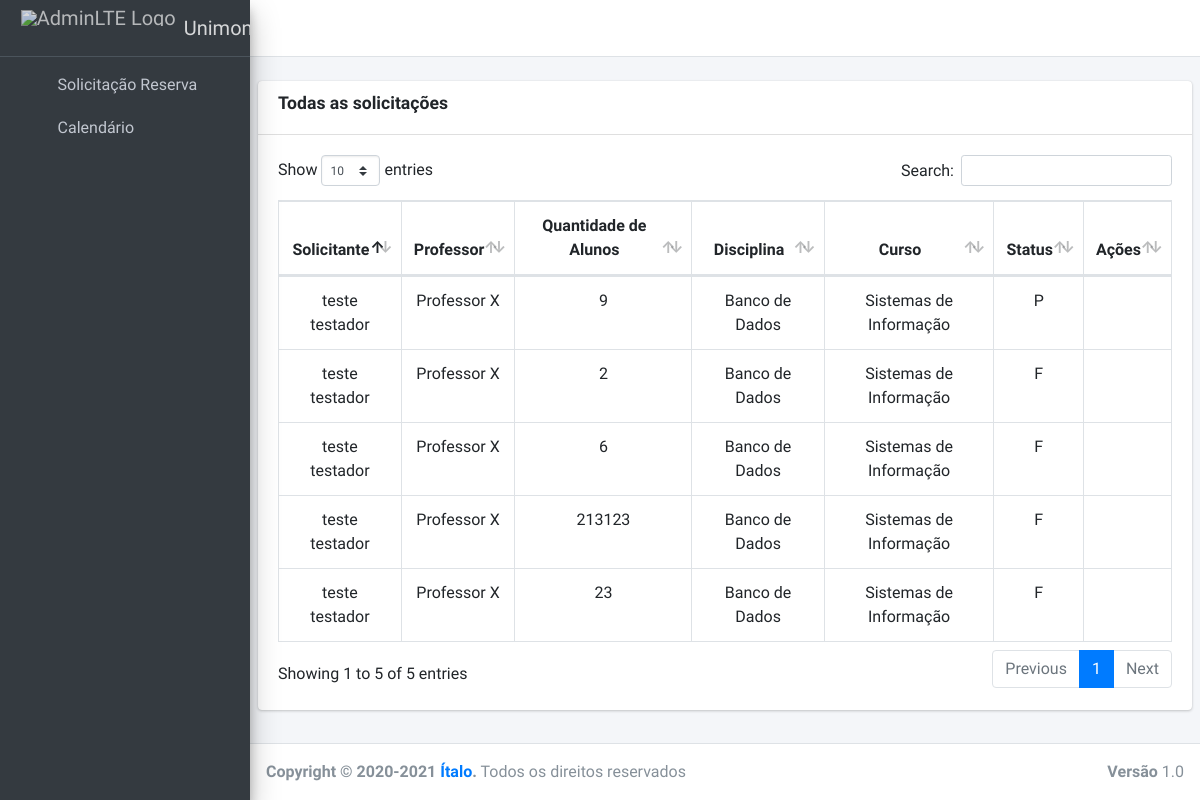
/panel/solicitacao/todas, run on the app's committed database.
### core/models.py (models this page shows, shortened)
class SolicitacaoReserva(models.Model):
    STATUS_CHOICES = [
        ('P', 'Pendente'),
        ('F', 'Finzalizada'),
    ]
    observacao = models.TextField(null=True)
    status = models.CharField(choices=STATUS_CHOICES, max_length=1, default='P')
    qnt_alunos = models.IntegerField()
    professor_masp = models.ForeignKey(Professor, on_delete=models.CASCADE)
    curso_id = models.ForeignKey(Curso, on_delete=models.CASCADE)
    disciplina_id = models.ForeignKey(Disciplina, on_delete=models.CASCADE)
    software_id = models.ManyToManyField(Software)
    user_masp = models.ForeignKey(CustomUsuario, on_delete=models.CASCADE)

class CustomUsuario(AbstractUser):
    email = models.EmailField('E-mail', unique=True)
    masp = models.CharField(max_length=15)
    is_staff = models.BooleanField('Membro da equipe', default=False)
    USERNAME_FIELD = 'email'
    REQUIRED_FIELDS = ['first_name', 'last_name', 'masp']
    objects = UsuarioManager()

class Professor(models.Model):
    masp = models.IntegerField(primary_key=True)
    name = models.CharField(max_length=150)
    email = models.EmailField(unique=True)
    contato = models.CharField(max_length=15, blank=True)
    def __str__(self):
        return self.name

class Disciplina(models.Model):
    name = models.CharField(max_length=70)
    def __str__(self):
        return self.name

class Curso(models.Model):
    name = models.CharField(max_length=45)
    def __str__(self):
        return self.name

### core/views.py (the view)
# urls.py: path('panel/solicitacao/todas', ListAllSolicitacaoReservaView.as_view(), name='solicitacao-alllist'),
class ListAllSolicitacaoReservaView(ListView):
    model = SolicitacaoReserva
    template_name = 'panel/solicitacao/alllist.html'
    context_object_name = 'solicitacao'

### core/templates/panel/solicitacao/alllist.html (shortened to what this page needs)
{% extends 'layouts/base.html' %}
{% load static %}
{% block head %}
<link rel="stylesheet" href="{% static 'plugins/datatables-bs4/css/dataTables.bootstrap4.min.css' %}">
<link rel="stylesheet" href="{% static 'plugins/datatables-responsive/css/responsive.bootstrap4.min.css' %}">
{% endblock %}
{% block layouts %}
    {% include 'layouts/navbar.html' %}
    {% include 'layouts/sidebar.html' %}
{% endblock %}
{% block content %}
{% load widget_tweaks %}
 <div class="content-wrapper">
    <br>
    <section class="content">
      <div class="card">
        <div class="card-header">
          <h3 class="card-title"><label>Todas as solicitações</label></h3>
        </div>
        <div class="card-body">
            <table>
                <table id="table-lab" class="table table-bordered table-hover dataTable">
                    <thead>
                        <tr>
                            <th class="text-center">Solicitante</th>
                            <th class="text-center">Professor</th>
                            <th class="text-center">Quantidade de Alunos</th>
                            <th class="text-center">Disciplina</th>
                            <th class="text-center">Curso</th>
                            <th class="text-center">Status</th>
                            <th class="text-center">Ações</th>
                        </tr>
                    </thead>
                    <tbody>
                        {% for s in solicitacao %}
                            <tr>
                                <td>{{ s.user_masp.get_full_name }}</td>
                                <td>{{ s.professor_masp }}</td>
                                <td>{{ s.qnt_alunos }}</td>
                                <td>{{ s.disciplina_id }}</td>
                                <td>{{ s.curso_id }}</td>
                                <td>{{ s.status }}</td>
                                <td>
                                    <a href="{% url 'solicitacao-detail' s.pk %}" title="Informações"><i class="far fa-eye"></i></a>
                                </td>
                            </tr>
                        {% endfor %}
                    </tbody>
                  </table>
            </table>
        </div>
      </div>
    </section>
  </div>
{% endblock %}
{% block footer %}
    {% include 'layouts/footer.html' %}
{% endblock %}

### core/static/custom/custom.css (style rules this page uses)
td { text-align:center; vertical-align:middle; }

### data on the page
SolicitacaoReserva: user_masp.get_full_name "teste testador", professor_masp "Professor X", qnt_alunos "9", disciplina_id "Banco de Dados", curso_id "Sistemas de Informação", status "P"
SolicitacaoReserva: user_masp.get_full_name "teste testador", professor_masp "Professor X", qnt_alunos "2", disciplina_id "Banco de Dados", curso_id "Sistemas de Informação", status "F"
SolicitacaoReserva: user_masp.get_full_name "teste testador", professor_masp "Professor X", qnt_alunos "6", disciplina_id "Banco de Dados", curso_id "Sistemas de Informação", status "F"
SolicitacaoReserva: user_masp.get_full_name "teste testador", professor_masp "Professor X", qnt_alunos "213123", disciplina_id "Banco de Dados", curso_id "Sistemas de Informação", status "F"
SolicitacaoReserva: user_masp.get_full_name "teste testador", professor_masp "Professor X", qnt_alunos "23", disciplina_id "Banco de Dados", curso_id "Sistemas de Informação", status "F"
